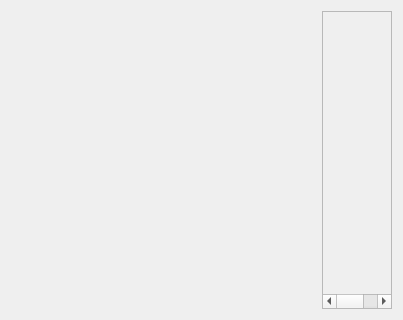
<?xml version="1.0" encoding="UTF-8"?>
<ui version="4.0">
 <class>PostureEditorTab</class>
 <widget class="QWidget" name="PostureEditorTab">
  <property name="geometry">
   <rect>
    <x>0</x>
    <y>0</y>
    <width>403</width>
    <height>320</height>
   </rect>
  </property>
  <property name="windowTitle">
   <string>Form</string>
  </property>
  <layout class="QHBoxLayout" name="horizontalLayout">
   <item>
    <widget class="PostureGLWidget" name="glwidget" native="true"/>
   </item>
   <item>
    <widget class="QScrollArea" name="scrollArea">
     <property name="sizePolicy">
      <sizepolicy hsizetype="Fixed" vsizetype="Preferred">
       <horstretch>0</horstretch>
       <verstretch>0</verstretch>
      </sizepolicy>
     </property>
     <property name="widgetResizable">
      <bool>true</bool>
     </property>
     <widget class="QWidget" name="scrollAreaWidgetContents">
      <property name="geometry">
       <rect>
        <x>0</x>
        <y>0</y>
        <width>250</width>
        <height>283</height>
       </rect>
      </property>
      <property name="sizePolicy">
       <sizepolicy hsizetype="Expanding" vsizetype="Preferred">
        <horstretch>0</horstretch>
        <verstretch>0</verstretch>
       </sizepolicy>
      </property>
      <property name="minimumSize">
       <size>
        <width>250</width>
        <height>0</height>
       </size>
      </property>
      <layout class="QVBoxLayout" name="verticalLayout">
       <property name="rightMargin">
        <number>0</number>
       </property>
       <item>
        <widget class="ManagePoses" name="manage_poses" native="true">
         <property name="sizePolicy">
          <sizepolicy hsizetype="Expanding" vsizetype="Preferred">
           <horstretch>0</horstretch>
           <verstretch>0</verstretch>
          </sizepolicy>
         </property>
        </widget>
       </item>
       <item>
        <widget class="ConfigurePose" name="configure_pose" native="true">
         <property name="sizePolicy">
          <sizepolicy hsizetype="Expanding" vsizetype="Preferred">
           <horstretch>0</horstretch>
           <verstretch>0</verstretch>
          </sizepolicy>
         </property>
        </widget>
       </item>
       <item>
        <widget class="TransformationsWidget" name="transformations_widget" native="true">
         <property name="sizePolicy">
          <sizepolicy hsizetype="Expanding" vsizetype="Preferred">
           <horstretch>0</horstretch>
           <verstretch>0</verstretch>
          </sizepolicy>
         </property>
        </widget>
       </item>
       <item>
        <widget class="RenderingOptionsWidget" name="rendering_options_widget" native="true">
         <property name="sizePolicy">
          <sizepolicy hsizetype="Expanding" vsizetype="Preferred">
           <horstretch>0</horstretch>
           <verstretch>0</verstretch>
          </sizepolicy>
         </property>
        </widget>
       </item>
       <item>
        <spacer name="verticalSpacer">
         <property name="orientation">
          <enum>Qt::Vertical</enum>
         </property>
         <property name="sizeHint" stdset="0">
          <size>
           <width>20</width>
           <height>40</height>
          </size>
         </property>
        </spacer>
       </item>
       <item>
        <spacer name="horizontalSpacer">
         <property name="orientation">
          <enum>Qt::Horizontal</enum>
         </property>
         <property name="sizeHint" stdset="0">
          <size>
           <width>40</width>
           <height>20</height>
          </size>
         </property>
        </spacer>
       </item>
      </layout>
     </widget>
    </widget>
   </item>
  </layout>
 </widget>
 <customwidgets>
  <customwidget>
   <class>ConfigurePose</class>
   <extends>QWidget</extends>
   <header location="global">GUI/SideWidgetComponents/ConfigurePose.h</header>
   <container>1</container>
  </customwidget>
  <customwidget>
   <class>TransformationsWidget</class>
   <extends>QWidget</extends>
   <header location="global">GUI/SideWidgetComponents/TransformationsWidget.h</header>
   <container>1</container>
  </customwidget>
  <customwidget>
   <class>RenderingOptionsWidget</class>
   <extends>QWidget</extends>
   <header>GUI/SideWidgetComponents/RenderingOptionsWidget.h</header>
   <container>1</container>
  </customwidget>
  <customwidget>
   <class>PostureGLWidget</class>
   <extends>QWidget</extends>
   <header>GUI/PostureGLWidget.h</header>
   <container>1</container>
  </customwidget>
  <customwidget>
   <class>ManagePoses</class>
   <extends>QWidget</extends>
   <header>GUI/SideWidgetComponents/ManagePoses.h</header>
   <container>1</container>
  </customwidget>
 </customwidgets>
 <resources/>
 <connections/>
</ui>
